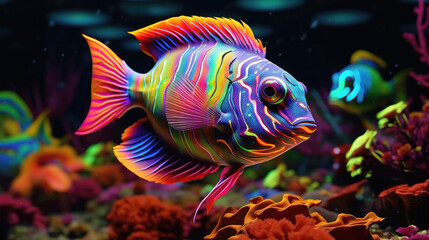
#> input picture lesson_5/data/fish.jpg, 429 x 240 px
$ jupyter execute Homework.ipynb
#> lines starting #> are read from the running program, lines starting #| are printed output that depends on the picture; after the words box and inside, x2 and y2 are one past the last pixel; in counts of white or black regions, pixels touching at a corner belong together
# HOMEWORK 5

In this homework you are going to implement the **Floyd-Steinberg dithering** algorithm. Dithering, in general, means that we are adding noise to the signal (in our case digital image) in order to perceive it better. In other words, by adding the noise the objective quality will be worse but the subjective quality will be better (i.e. the image will "look" better).

The details of FS dithering can be found in this [wiki](https://en.wikipedia.org/wiki/Floyd%E2%80%93Steinberg_dithering) page. In order to implement the dithering, we will implement the following steps:
* Define colour pallette
* Quantize the image to obtain the baseline and compute the average quantization error
* Implement FS dithering and compute the average quantization error

You will also have to answer the question at the end of this notebook.

Note: In this homework, you will have the chance to earn some extra points. See the "Bonus" section at the end of the notebook. Good luck!

As always, you are encouraged to use your own images :-)

[cell 1]
from typing import Tuple

import cv2
import numpy as np
from matplotlib import pyplot as plt

plt.rcParams['figure.figsize'] = [15, 10]

Let's load the image.

[cell 2]
# Load image
# img = cv2.imread('../data/kodim23.png')
# img = cv2.imread('../data/cham.jpg')
img = cv2.imread('../data/fish.jpg')
#> img is the input picture: shape (240, 429, 3); mean B, G, R 48.1, 48.8, 71.5
# Convert it to RGB
img = cv2.cvtColor(img, cv2.COLOR_BGR2RGB)
# Plot it
plt.imshow(img)

Let's start with gray tones first.

[cell 3]
# Black, dark gray, light gray, white
colors = np.array([[0, 0, 0],
                   [64, 64, 64],
                   [192, 192, 192],
                   [255, 255, 255]])

colors_bw = np.array([[0, 0, 0],
                      [255, 255, 255]])

Using the colour pallette, let's quantize the original image.

[cell 4]
def quantize_to_palette(img: np.ndarray,
                        colors: np.ndarray) -> np.ndarray:
    """
    Quantize an image to a given palette.

    Parameters
    ----------
    img : (H, W, C) float32
        Source RGB image.
    colors : (K, C) float32
        Target palette (each row is a color).

    Returns
    -------
    quantized : (H, W, C) float32
        Quantized image using the palette.
    """
    palette = colors.astype(np.float32)

    rows, cols, channels = img.shape
    quantized = np.zeros_like(img)

    for r in range(rows):
        for c in range(cols):
            # Extract the original pixel value
            pixel = img[r, c, :]
            diffs = palette - pixel[None, :]
            dists = np.linalg.norm(diffs, axis=1)
            # Find the closest colour from the pallette (using absolute value/Euclidean distance)
            # Note: You may need more than one line of code here
            new_pixel = colors[int(np.argmin(dists))]

            # Apply quantization
            quantized[r, c, :] = new_pixel

    return quantized

[cell 5]
# Cast the image to float
img = img.astype(np.float32)

# Prepare for quantization
rows, cols, channels = img.shape
#> rows = 240; cols = 429; channels = 3
quantized = np.zeros_like(img)

quantized = quantize_to_palette(img, colors)
#> after the loop in quantize_to_palette, `for r in range(rows):`:
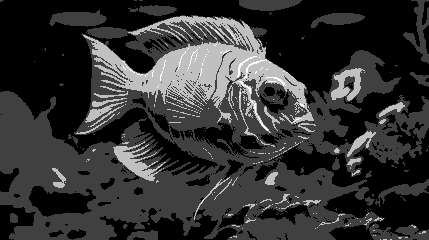
#> quantized: shape (240, 429, 3) float32; min 0, max 255, mean 51

# Apply quantization
# for r in range(rows):
#     for c in range(cols):
#         # Extract the original pixel value
#         pixel = img[r, c, :]
#         diffs = palette - pixel[None, :]
#         dists = np.linalg.norm(diffs, axis=1)
#         # Find the closest colour from the pallette (using absolute value/Euclidean distance)
#         # Note: You may need more than one line of code here
#         new_pixel = colors[int(np.argmin(dists))]
#
#         # Apply quantization
#         quantized[r, c, :] = new_pixel

[cell 6]
# Show quantized image (don't forget to cast back to uint8)
quantized_show = quantized.astype(np.uint8)
plt.imshow(quantized_show)

[cell 7]
def psnr(original, quantized, prnt=True) -> Tuple[float, float]:
    """
    Compute image quality metrics between two images of equal size.

    Metrics:
    --------
    - PSNR (Peak Signal-to-Noise Ratio, in dB):
      Measures the ratio between the maximum possible pixel value
      (signal) and the mean squared error (noise).
      Higher PSNR = better image quality.

    - MSE (Mean Squared Error):
      Average squared difference between original and quantized images.
      Lower MSE = better image quality.

    Parameters
    ----------
    original : np.ndarray
        Original reference image.
    quantized : np.ndarray
        Distorted or quantized image to compare against the original.
    prnt : bool, optional
        If True, prints PSNR and MSE values (default=True).

    Returns
    -------
    psnr_value : float
        Peak Signal-to-Noise Ratio in dB.
    mse : float
        Mean Squared Error.
    """
#> called with prnt = True
    assert original.shape == quantized.shape, "Input images must have the same dimensions."
    # convert to float32 for safety
    original = original.astype(np.float32)
    quantized = quantized.astype(np.float32)

    mse = np.mean((original - quantized) ** 2)
#> mse = 1847.2
    if mse == 0:
        return float("inf"), 0.0  # identical images

    max_pixel = 255.0
    psnr_value = 10 * np.log10((max_pixel ** 2) / mse)
#> psnr_value = 15.47

    if prnt:
        print(f'Average quantization error         (PSNR): {psnr_value:.2f} dB')
#| Average quantization error         (PSNR): 15.47 dB
        print(f'Average squared quantization error  (MSE): {mse:.2f}')
#| Average squared quantization error  (MSE): 1847.22

    return psnr_value, mse

[cell 8]
# Compute average squared quantization error (PSNR)
avg_quant_error, mse = psnr(img, quantized)
#> avg_quant_error = 15.47; mse = 1847.2

#### Floyd-Steinberg Dithering
We are now going to implement the FS dithering and compare it to the optimally quantized image we have calculated above.

[cell 9]
def floyd_steinberg_dither(img: np.ndarray, colors: np.ndarray) -> np.ndarray:
    """
    Floyd–Steinberg error-diffusion dithering to a given palette.

    # Floyd–Steinberg kernel (for reference):
    # [ [0, 0, 7],
    #   [3, 5, 1] ] / 16

    Parameters
    ----------
    img : (H, W, C) uint8
        Source RGB image.
    colors : (K, C) uint8
        Target palette (each row is a colour).

    Returns
    -------
    dithered : (H, W, C) uint8
        Dithered image using the palette.
    """
    palette = colors.astype(np.float32)
    img_tmp = np.copy(img)
    img_tmp = img_tmp.astype(np.float32) # + add: float32 for error accumulation
    dithering = np.zeros_like(img)

    for r in range(1, rows - 1):
        for c in range(1, cols - 1):
            # Extract the original pixel value
            pixel = img_tmp[r, c, :]

            # Find the closest color from the palette (using absolute value/Euclidean distance)
            # Note: You may need more than one line of code here
            diffs = palette - pixel
            dists = np.linalg.norm(diffs, axis=1)
            new_pixel = colors[int(np.argmin(dists))]

            # Compute quantization error
            quant_error = pixel - new_pixel.astype(np.float32)

            # Diffuse the quantization error according to the FS diffusion matrix
            # Note: You may need more than one line of code here

            img_tmp[r,   c+1, :] += quant_error * (7/16)
            img_tmp[r-1, c-1, :] += quant_error * (3/16)
            img_tmp[r+1, c,   :] += quant_error * (5/16)
            img_tmp[r+1, c+1, :] += quant_error * (1/16)

            # Apply dithering
            dithering[r, c, :] = new_pixel
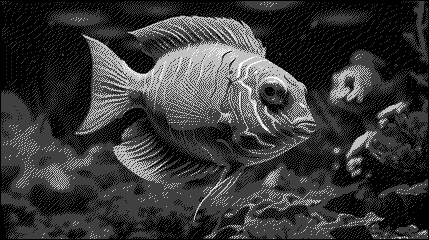
#> dithering: shape (240, 429, 3) float32; min 0, max 255, mean 54.6
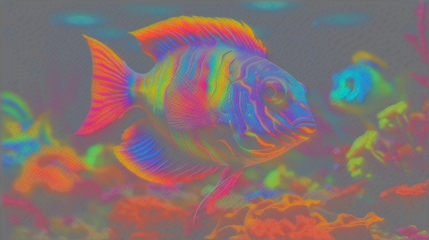
#> img_tmp: shape (240, 429, 3) float32; mean R, G, B 156.3, 17, 12.5; drawn with min black and max white

    return dithering.astype(np.uint8)

[cell 10]
# Make a temporal copy of the original image, we will need it for error diffusion
img_tmp = np.copy(img)
img_tmp = img_tmp.astype(np.float32) # + add: float32 for error accumulation
dithering = np.zeros_like(img)
dithering = floyd_steinberg_dither(img, colors)
# Floyd–Steinberg kernel (for reference):
# [ [0, 0, 7],
#   [3, 5, 1] ] / 16

# for r in range(1, rows - 1):
#     for c in range(1, cols - 1):
#         # Extract the original pixel value
#         pixel = img_tmp[r, c, :]
#
#         # Find the closest color from the palette (using absolute value/Euclidean distance)
#         # Note: You may need more than one line of code here
#         diffs = palette - pixel
#         dists = np.linalg.norm(diffs, axis=1)
#         new_pixel = colors[int(np.argmin(dists))]
#
#         # Compute quantization error
#         quant_error = pixel - new_pixel.astype(np.float32)
#
#         # Diffuse the quantization error according to the FS diffusion matrix
#         # Note: You may need more than one line of code here
#
#         img_tmp[r,   c+1, :] += quant_error * (7/16)
#         img_tmp[r-1, c-1, :] += quant_error * (3/16)
#         img_tmp[r+1, c,   :] += quant_error * (5/16)
#         img_tmp[r+1, c+1, :] += quant_error * (1/16)
#
#         # Apply dithering
#         dithering[r, c, :] = new_pixel

[cell 11]
# Show quantized image (don't forget to cast back to uint8)

quantized_show = quantized.astype(np.uint8)
dithering_show = dithering.astype(np.uint8)

plt.subplot(121); plt.imshow(quantized_show);  plt.title("Quantized (no dithering)"); plt.axis("off")
plt.subplot(122); plt.imshow(dithering_show);  plt.title("Floyd–Steinberg dithering"); plt.axis("off")
# plt.show()
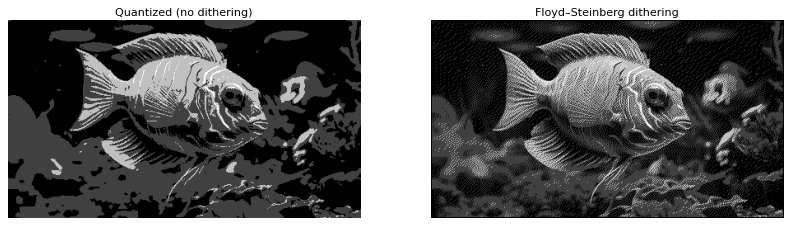
#> figure drawn by matplotlib, 2 panels

[cell 12]
# Compute average quantization error for dithered image
# avg_dith_error, mse = psnr(img_show, dithering_show)
psnr(img, quantized)
#| Average quantization error         (PSNR): 15.47 dB
#| Average squared quantization error  (MSE): 1847.22
psnr(img, dithering)
#| Average quantization error         (PSNR): 14.51 dB
#| Average squared quantization error  (MSE): 2303.15
#> Out = (14.51, 2303.2)

### Questions
**Q1. Which image has higher quantization error? Optimally quantized or dithered?**
- The **dithered** image has higher quantization error (higher MSE, lower PSNR).

**Q2. Which image looks better to you?**
- The **dithered** image looks better perceptually—error diffusion creates smoother gradients even though pixel-wise error is larger.

**Q3. Can you repeat the same process using only two colours: black and white? Show me :-)**
- **Yes.** Replace the palette with just two colours `[[0,0,0], [255,255,255]]` and rerun the quantization and FS dithering steps.

[cell 13]
quantized = quantize_to_palette(img, colors_bw)
#> in quantize_to_palette (call 2), `palette = colors.astype(np.float32)`: palette = [[0, 0, 0], [255, 255, 255]]
#> after the loop in quantize_to_palette (call 2), `for r in range(rows):`:
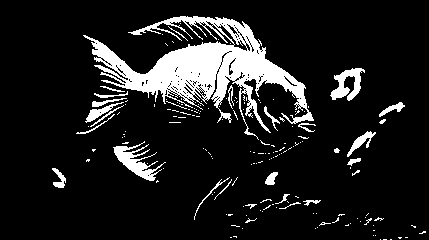
#> quantized: shape (240, 429, 3) float32; 12% white; 175 white regions (148 under 20 px), largest, box (x1, y1, x2, y2) and area: (83, 16, 314, 140) 8756, (113, 141, 166, 181) 730, (330, 68, 365, 101) 562
dithering = floyd_steinberg_dither(img, colors_bw)
#> after the loop in floyd_steinberg_dither (call 2), `for r in range(1, rows - 1):`:
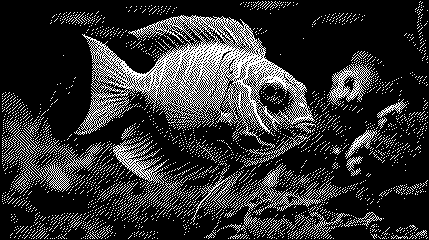
#> dithering: shape (240, 429, 3) float32; 19% white in thin lines or dots
#> in floyd_steinberg_dither (call 2), `return dithering.astype(np.uint8)`: returned value: shape (240, 429, 3); 19% white in thin lines or dots

quantized_show = np.clip(quantized, 0, 255).astype(np.uint8)
dithering_show = np.clip(dithering, 0, 255).astype(np.uint8)

plt.subplot(121); plt.imshow(quantized_show);  plt.title("Quantized (no dithering)"); plt.axis("off")
plt.subplot(122); plt.imshow(dithering_show);  plt.title("Floyd–Steinberg dithering"); plt.axis("off")

### Bonus Points

Repeat the homework using a diffrerent image pallette. For instance, you can use an optimal colour
pallette that we can calculate via k-means algorithm. The following snippet of code will give you the 16
optimal colours for your original image.

[cell 14]
from sklearn.cluster import KMeans

kmeans = KMeans(n_clusters=32).fit(np.reshape(img, (-1, 3)))
colors = kmeans.cluster_centers_
#> colors = 32 rows, first 8: [181.7, 77.49, 32.46], [15.33, 28.39, 38.9], [145.4, 167.7, 216.6], [108.8, 25, 54.34], [200.8, 221.7, 111.3], [130.7, 58.17, 94.05], [216.8, 85.52, 121.4], [20.7, 57.55, 77.83]

[cell 15]
quantized = quantize_to_palette(img, colors)
#> in quantize_to_palette (call 3), `palette = colors.astype(np.float32)`: palette has the same summary as colors outside quantize_to_palette
#> after the loop in quantize_to_palette (call 3), `for r in range(rows):`:
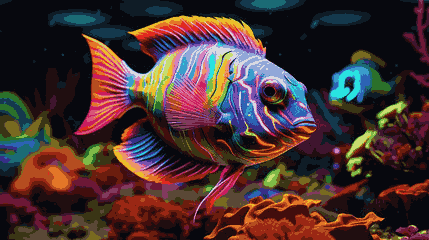
#> quantized: shape (240, 429, 3) float32; mean R, G, B 71.5, 48.8, 48.1
dithering = floyd_steinberg_dither(img, colors)
#> in floyd_steinberg_dither (call 3), `palette = colors.astype(np.float32)`: palette has the same summary as colors outside floyd_steinberg_dither
#> after the loop in floyd_steinberg_dither (call 3), `for r in range(1, rows - 1):`:
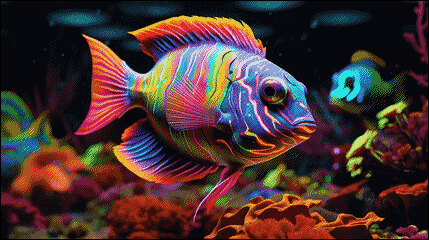
#> dithering: shape (240, 429, 3) float32; mean R, G, B 71.5, 49.4, 48.4
#> after the loop in floyd_steinberg_dither (call 3), `for r in range(1, rows - 1):`:
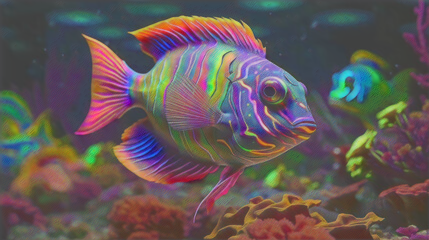
#> img_tmp: shape (240, 429, 3) float32; mean R, G, B 68.9, 44.3, 44.5; drawn with min black and max white
#> in floyd_steinberg_dither (call 3), `return dithering.astype(np.uint8)`:
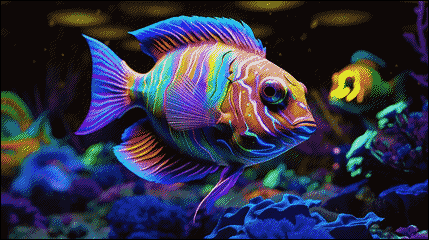
#> returned value: shape (240, 429, 3); mean of channels 0, 1, 2 71, 49, 48.1; drawn as B, G, R

quantized_show = np.clip(quantized, 0, 255).astype(np.uint8)
dithering_show = np.clip(dithering, 0, 255).astype(np.uint8)

psnr(img, quantized)
#| Average quantization error         (PSNR): 25.38 dB
#| Average squared quantization error  (MSE): 188.23
psnr(img, dithering)
#| Average quantization error         (PSNR): 23.33 dB
#| Average squared quantization error  (MSE): 302.34

plt.subplot(121); plt.imshow(quantized_show);  plt.title("Quantized (no dithering)"); plt.axis("off")
plt.subplot(122); plt.imshow(dithering_show);  plt.title("Floyd–Steinberg dithering"); plt.axis("off")

$ run again, with lesson_5/data/cham.jpg copied over lesson_5/data/fish.jpg
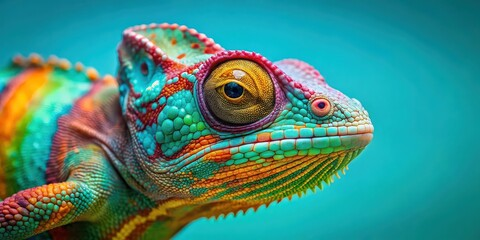
#> input picture lesson_5/data/cham.jpg, 480 x 240 px
#> img is the input picture: shape (240, 480, 3); mean B, G, R 126.5, 137.6, 63.3
#> in psnr, `mse = np.mean((original - quantized) ** 2)`: mse = 5182.9
#> psnr_value = 10.99
#| Average quantization error         (PSNR): 10.99 dB
#| Average squared quantization error  (MSE): 5182.88
#> `avg_quant_error, mse = psnr(img, quantized)`: mse = 5182.9
#| Average quantization error         (PSNR): 10.99 dB
#| Average squared quantization error  (MSE): 5182.88
#| Average quantization error         (PSNR): 10.27 dB
#| Average squared quantization error  (MSE): 6115.01
#> Out = (10.27, 6115)
#> in quantize_to_palette (call 2), `palette = colors.astype(np.float32)`: palette = [[0, 0, 0], [255, 255, 255]]
#> after the loop in quantize_to_palette (call 2), `for r in range(rows):`:
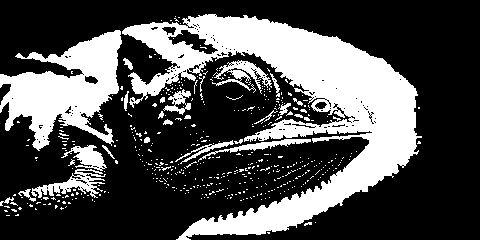
#> quantized: shape (240, 480, 3) float32; 31.2% white; 480 white regions (453 under 20 px), largest, box (x1, y1, x2, y2) and area: (122, 14, 422, 240) 23136, (0, 30, 122, 151) 7542, (31, 169, 106, 198) 806
#> colors = 32 rows, first 8: [150.5, 192.6, 158], [27.65, 98.21, 72.54], [19.4, 187.8, 198.1], [203.7, 107.1, 26.94], [14.47, 133.4, 143.8], [81.87, 120.6, 33.12], [27, 60.21, 40.48], [160.9, 137.3, 127.1]
#> in quantize_to_palette (call 3), `palette = colors.astype(np.float32)`: palette has the same summary as colors outside quantize_to_palette
#> in floyd_steinberg_dither (call 3), `palette = colors.astype(np.float32)`: palette has the same summary as colors outside floyd_steinberg_dither
#> in floyd_steinberg_dither (call 3), `return dithering.astype(np.uint8)`:
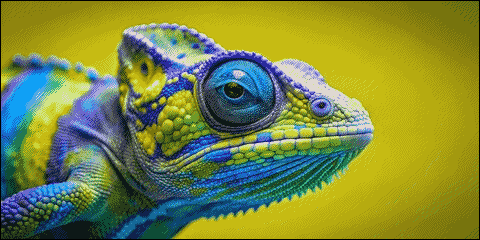
#> returned value: shape (240, 480, 3); mean of channels 0, 1, 2 63.1, 135.9, 124; drawn as B, G, R
#| Average quantization error         (PSNR): 26.03 dB
#| Average squared quantization error  (MSE): 162.07
#| Average quantization error         (PSNR): 22.35 dB
#| Average squared quantization error  (MSE): 378.81
